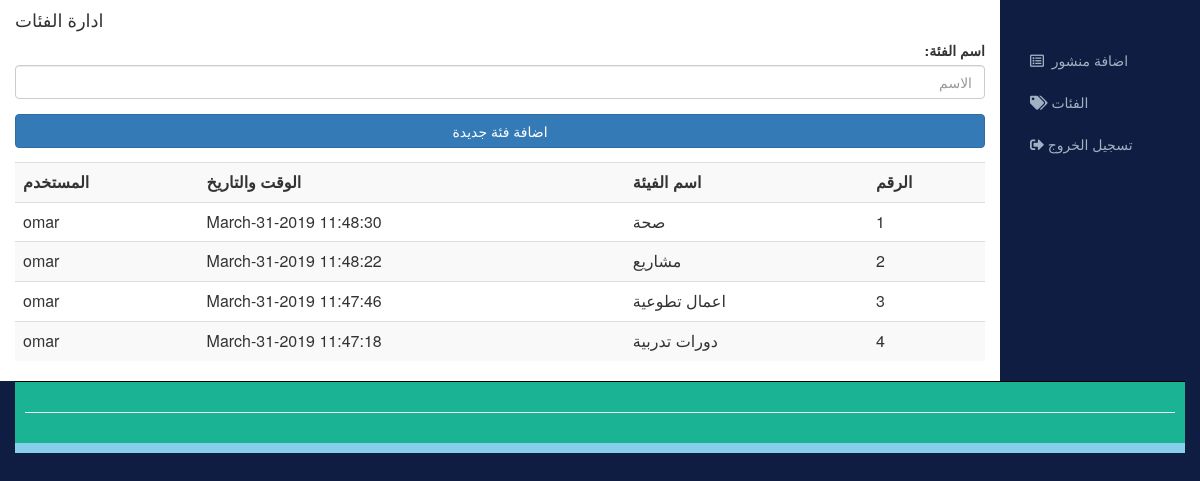
Page /usercatagories.php on the committed database.
### tables this page shows
CREATE TABLE `category` (
  `id` int(10) NOT NULL,
  `datetime` varchar(50) NOT NULL,
  `Name` varchar(100) NOT NULL,
  `author` varchar(200) NOT NULL
);

### usercatagories.php (the view, shortened to what this page needs)
<?php
require_once "include/function.php";
?>
<html>
    <head>
        <link rel="stylesheet" href="https://maxcdn.bootstrapcdn.com/bootstrap/3.4.0/css/bootstrap.min.css">
        <link rel="stylesheet" href="css/adminstyle.css">
        <link rel="stylesheet" href="https://use.fontawesome.com/releases/v5.6.3/css/all.css">
    </head>
    <body>
                <div class="col-sm-10">
                    <h4>ادارة الفئات</h4>
                    <div>
                    <form action="categories.php" method="post">
<fieldset>
    <div class="form-group" >
    <label for="categoriesName" style="float:right;">:اسم الفئة</label>
    <input  class="form-control"  dir="rtl"type="text" name="Categories" id="categoriesName" placeholder="الاسم">
    </div>
    <input class="btn btn-primary btn-block" type="submit" name="submit" value="اضافة  فئة جديدة">
</fieldset>
                    </form>
                </div>
                <div class="table-responsive">
                    <table class="table table-striped table-hover">
                        <tr>
                         <th>المستخدم</th>
                         <th>الوقت والتاريخ</th>
                         <th>اسم الفيئة</th>
                         <th>الرقم</th>
                        </tr>
                        <?php
                        $viewquery="SELECT * from category ORDER by datetime DESC;";
                        $excute=mysqli_query($connection, $viewquery);
                        $srNO=0;
                        while ($DataRow= mysqli_fetch_array($excute))
                        {
                            $datetimes=$DataRow['datetime'];
                            $name=$DataRow['Name'];
                            $creatorname=$DataRow['author'];
                         $srNO++;
                        ?>
                        <tr>
                            <td><?php echo $creatorname;?></td>
                            <td><?php echo $datetimes;?></td>
                            <td><?php echo $name;?></td>
                             <td><?php echo $srNO;?></td>
                        </tr>
                     <?php } ?>
                    </table>
                </div>
            </div>
               <div class="container-fluid">
            <div class="row">
             <div class="col-sm-2">
<br>
                   <br>
                    <ul id="side_menu" class="nav nav-pills nav-stacked">
                        <li><a href="userpannel.php"><i class="far fa-list-alt"></i>&nbsp; اضافة منشور</a></li>
                        <li><a href="usercatagories.php"><i class="fas fa-tags"></i>&nbsp;الفئات</a></li>
                        <li><a href="logout.php"><i class="fas fa-sign-out-alt"></i>&nbsp;تسجيل الخروج</a></li>
                    </ul>
                </div>
        </div>
    <div id="footer" style="width:100%;">
            <hr>
    </div>
    <div style="height: 10px; background-color: skyblue;width:100%;" ></div>
        </div>
    </body>

### css/adminstyle.css (style rules this page uses)
body { background-color: #101D42; }
.col-sm-10 { background-color: #ffffff;//change background color to white }
#side_menu a { color:#9fb1c2; }
#footer { padding: 10px; border-top: 1px solid black; color: #eeeeee; background-color: #1ab394; text-align:center; }

### rows in the picture
category: author "omar", datetime "March-31-2019 11:48:30", Name "صحة"
category: author "omar", datetime "March-31-2019 11:48:22", Name "مشاريع"
category: author "omar", datetime "March-31-2019 11:47:46", Name "اعمال تطوعية"
category: author "omar", datetime "March-31-2019 11:47:18", Name "دورات تدربية"
